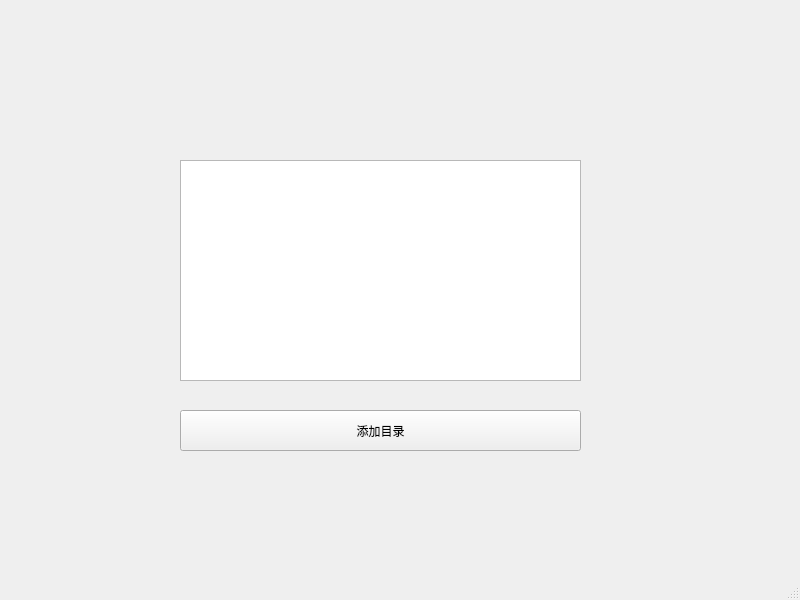
<?xml version="1.0" encoding="UTF-8"?>
<ui version="4.0">
 <class>MainWindow</class>
 <widget class="QMainWindow" name="MainWindow">
  <property name="geometry">
   <rect>
    <x>0</x>
    <y>0</y>
    <width>800</width>
    <height>600</height>
   </rect>
  </property>
  <property name="windowTitle">
   <string>MainWindow</string>
  </property>
  <widget class="QWidget" name="centralwidget">
   <widget class="QPushButton" name="add">
    <property name="geometry">
     <rect>
      <x>180</x>
      <y>410</y>
      <width>401</width>
      <height>41</height>
     </rect>
    </property>
    <property name="text">
     <string>添加目录</string>
    </property>
   </widget>
   <widget class="QListWidget" name="listWidget">
    <property name="geometry">
     <rect>
      <x>180</x>
      <y>160</y>
      <width>401</width>
      <height>221</height>
     </rect>
    </property>
   </widget>
   <widget class="QLabel" name="label">
    <property name="geometry">
     <rect>
      <x>100</x>
      <y>200</y>
      <width>72</width>
      <height>15</height>
     </rect>
    </property>
    <property name="text">
     <string/>
    </property>
   </widget>
  </widget>
  <widget class="QMenuBar" name="menubar">
   <property name="geometry">
    <rect>
     <x>0</x>
     <y>0</y>
     <width>800</width>
     <height>26</height>
    </rect>
   </property>
  </widget>
  <widget class="QStatusBar" name="statusbar"/>
 </widget>
 <resources/>
 <connections/>
</ui>
